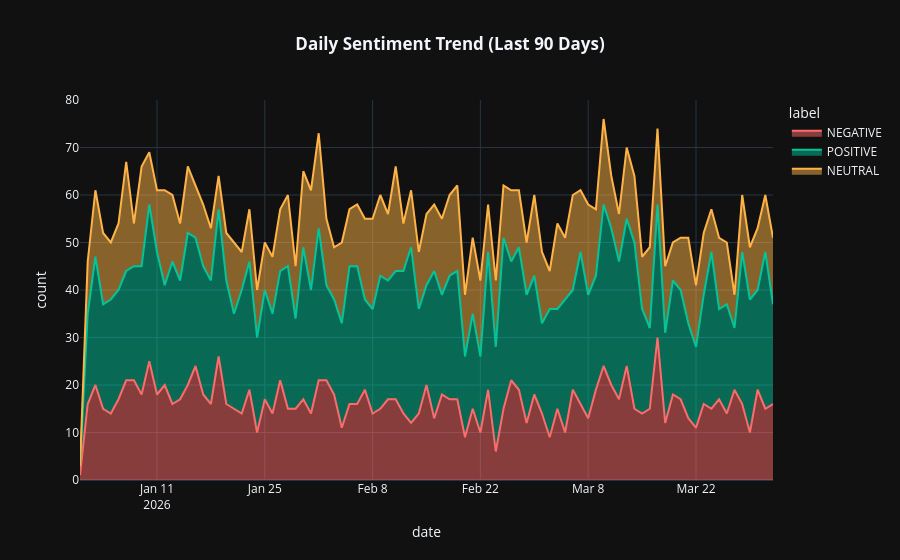

This figure's notebook cell:
### Markdown cell above
## 8 · Sentiment Over Time

### Code cell
daily = df.groupby([df['created_at'].dt.date, 'label']).size().reset_index(name='count')
daily.columns = ['date','label','count']
fig = px.area(daily, x='date', y='count', color='label', color_discrete_map=color_map,
              title='<b>Daily Sentiment Trend (Last 90 Days)</b>', template='plotly_dark')
fig.update_layout(height=400, title_x=0.5)
fig.show()

### Figure 1 — Plotly figure (JSON) as saved in the notebook; plotly's stock layout.template omitted (floating-point values rounded to 4 significant figures)
{"data": [{"fillpattern": {"shape": ""}, "hovertemplate": "label=NEGATIVE<br>date=%{x}<br>count=%{y}<extra></extra>", "legendgroup": "NEGATIVE", "line": {"color": "#FF6B6B"}, "marker": {"symbol": "circle"}, "mode": "lines", "name": "NEGATIVE", "orientation": "v", "showlegend": true, "stackgroup": "1", "type": "scatter", "x": ["2026-01-01", "2026-01-02", "2026-01-03", "2026-01-04", "2026-01-05", "2026-01-06", "2026-01-07", "2026-01-08", "2026-01-09", "2026-01-10", "2026-01-11", "2026-01-12", "2026-01-13", "2026-01-14", "2026-01-15", "2026-01-16", "2026-01-17", "2026-01-18", "2026-01-19", "2026-01-20", "2026-01-21", "2026-01-22", "2026-01-23", "2026-01-24", "2026-01-25", "2026-01-26", "2026-01-27", "2026-01-28", "2026-01-29", "2026-01-30", "2026-01-31", "2026-02-01", "2026-02-02", "2026-02-03", "2026-02-04", "2026-02-05", "2026-02-06", "2026-02-07", "2026-02-08", "2026-02-09", "2026-02-10", "2026-02-11", "2026-02-12", "2026-02-13", "2026-02-14", "2026-02-15", "2026-02-16", "2026-02-17", "2026-02-18", "2026-02-19", "2026-02-20", "2026-02-21", "2026-02-22", "2026-02-23", "2026-02-24", "2026-02-25", "2026-02-26", "2026-02-27", "2026-02-28", "2026-03-01", "2026-03-02", "2026-03-03", "2026-03-04", "2026-03-05", "2026-03-06", "2026-03-07", "2026-03-08", "2026-03-09", "2026-03-10", "2026-03-11", "2026-03-12", "2026-03-13", "2026-03-14", "2026-03-15", "2026-03-16", "2026-03-17", "2026-03-18", "2026-03-19", "2026-03-20", "2026-03-21", "2026-03-22", "2026-03-23", "2026-03-24", "2026-03-25", "2026-03-26", "2026-03-27", "2026-03-28", "2026-03-29", "2026-03-30", "2026-03-31", "2026-04-01"], "xaxis": "x", "y": [1, 16, 20, 15, 14, 17, 21, 21, 18, 25, 18, 20, 16, 17, 20, 24, 18, 16, 26, 16, 15, 14, 19, 10, 17, 14, 21, 15, 15, 17, 14, 21, 21, 18, 11, 16, 16, 19, 14, 15, 17, 17, 14, 12, 14, 20, 13, 18, 17, 17, 9, 15, 10, 19, 6, 15, 21, 19, 12, 18, 14, 9, 15, 10, 19, 16, 13, 19, 24, 20, 17, 24, 15, 14, 15, 30, 12, 18, 17, 13, 11, 16, 15, 17, 14, 19, 16, 10, 19, 15, 16], "yaxis": "y"}, {"fillpattern": {"shape": ""}, "hovertemplate": "label=POSITIVE<br>date=%{x}<br>count=%{y}<extra></extra>", "legendgroup": "POSITIVE", "line": {"color": "#00C49A"}, "marker": {"symbol": "circle"}, "mode": "lines", "name": "POSITIVE", "orientation": "v", "showlegend": true, "stackgroup": "1", "type": "scatter", "x": ["2026-01-01", "2026-01-02", "2026-01-03", "2026-01-04", "2026-01-05", "2026-01-06", "2026-01-07", "2026-01-08", "2026-01-09", "2026-01-10", "2026-01-11", "2026-01-12", "2026-01-13", "2026-01-14", "2026-01-15", "2026-01-16", "2026-01-17", "2026-01-18", "2026-01-19", "2026-01-20", "2026-01-21", "2026-01-22", "2026-01-23", "2026-01-24", "2026-01-25", "2026-01-26", "2026-01-27", "2026-01-28", "2026-01-29", "2026-01-30", "2026-01-31", "2026-02-01", "2026-02-02", "2026-02-03", "2026-02-04", "2026-02-05", "2026-02-06", "2026-02-07", "2026-02-08", "2026-02-09", "2026-02-10", "2026-02-11", "2026-02-12", "2026-02-13", "2026-02-14", "2026-02-15", "2026-02-16", "2026-02-17", "2026-02-18", "2026-02-19", "2026-02-20", "2026-02-21", "2026-02-22", "2026-02-23", "2026-02-24", "2026-02-25", "2026-02-26", "2026-02-27", "2026-02-28", "2026-03-01", "2026-03-02", "2026-03-03", "2026-03-04", "2026-03-05", "2026-03-06", "2026-03-07", "2026-03-08", "2026-03-09", "2026-03-10", "2026-03-11", "2026-03-12", "2026-03-13", "2026-03-14", "2026-03-15", "2026-03-16", "2026-03-17", "2026-03-18", "2026-03-19", "2026-03-20", "2026-03-21", "2026-03-22", "2026-03-23", "2026-03-24", "2026-03-25", "2026-03-26", "2026-03-27", "2026-03-28", "2026-03-29", "2026-03-30", "2026-03-31", "2026-04-01"], "xaxis": "x", "y": [2, 19, 27, 22, 24, 23, 23, 24, 27, 33, 30, 21, 30, 25, 32, 27, 27, 26, 31, 26, 20, 26, 27, 20, 23, 21, 23, 30, 19, 32, 26, 32, 20, 20, 22, 29, 29, 19, 22, 28, 25, 27, 30, 37, 22, 21, 31, 21, 26, 27, 17, 20, 16, 29, 22, 36, 25, 30, 27, 25, 19, 27, 21, 28, 21, 32, 26, 24, 34, 33, 29, 31, 35, 22, 17, 28, 19, 24, 23, 20, 17, 23, 33, 19, 23, 13, 32, 28, 21, 33, 21], "yaxis": "y"}, {"fillpattern": {"shape": ""}, "hovertemplate": "label=NEUTRAL<br>date=%{x}<br>count=%{y}<extra></extra>", "legendgroup": "NEUTRAL", "line": {"color": "#FFB347"}, "marker": {"symbol": "circle"}, "mode": "lines", "name": "NEUTRAL", "orientation": "v", "showlegend": true, "stackgroup": "1", "type": "scatter", "x": ["2026-01-02", "2026-01-03", "2026-01-04", "2026-01-05", "2026-01-06", "2026-01-07", "2026-01-08", "2026-01-09", "2026-01-10", "2026-01-11", "2026-01-12", "2026-01-13", "2026-01-14", "2026-01-15", "2026-01-16", "2026-01-17", "2026-01-18", "2026-01-19", "2026-01-20", "2026-01-21", "2026-01-22", "2026-01-23", "2026-01-24", "2026-01-25", "2026-01-26", "2026-01-27", "2026-01-28", "2026-01-29", "2026-01-30", "2026-01-31", "2026-02-01", "2026-02-02", "2026-02-03", "2026-02-04", "2026-02-05", "2026-02-06", "2026-02-07", "2026-02-08", "2026-02-09", "2026-02-10", "2026-02-11", "2026-02-12", "2026-02-13", "2026-02-14", "2026-02-15", "2026-02-16", "2026-02-17", "2026-02-18", "2026-02-19", "2026-02-20", "2026-02-21", "2026-02-22", "2026-02-23", "2026-02-24", "2026-02-25", "2026-02-26", "2026-02-27", "2026-02-28", "2026-03-01", "2026-03-02", "2026-03-03", "2026-03-04", "2026-03-05", "2026-03-06", "2026-03-07", "2026-03-08", "2026-03-09", "2026-03-10", "2026-03-11", "2026-03-12", "2026-03-13", "2026-03-14", "2026-03-15", "2026-03-16", "2026-03-17", "2026-03-18", "2026-03-19", "2026-03-20", "2026-03-21", "2026-03-22", "2026-03-23", "2026-03-24", "2026-03-25", "2026-03-26", "2026-03-27", "2026-03-28", "2026-03-29", "2026-03-30", "2026-03-31", "2026-04-01"], "xaxis": "x", "y": [11, 14, 15, 12, 14, 23, 9, 21, 11, 13, 20, 14, 12, 14, 11, 13, 11, 7, 10, 15, 8, 11, 10, 10, 12, 13, 15, 11, 16, 21, 20, 14, 11, 17, 12, 13, 17, 19, 17, 14, 22, 10, 12, 12, 15, 14, 16, 17, 18, 13, 16, 16, 10, 14, 11, 15, 12, 11, 17, 15, 8, 18, 13, 20, 13, 19, 14, 18, 11, 10, 15, 14, 11, 17, 16, 14, 8, 11, 18, 13, 13, 9, 15, 13, 7, 12, 11, 13, 12, 14], "yaxis": "y"}], "layout": {"autosize": true, "legend": {"title": {"text": "label"}, "tracegroupgap": 0}, "title": {"text": "<b>Daily Sentiment Trend (Last 90 Days)</b>", "x": 0.5}, "xaxis": {"anchor": "y", "autorange": true, "domain": [0, 1], "range": ["2026-01-01", "2026-04-01"], "title": {"text": "date"}, "type": "date"}, "yaxis": {"anchor": "x", "autorange": true, "domain": [0, 1], "range": [0, 80], "title": {"text": "count"}, "type": "linear"}}}
